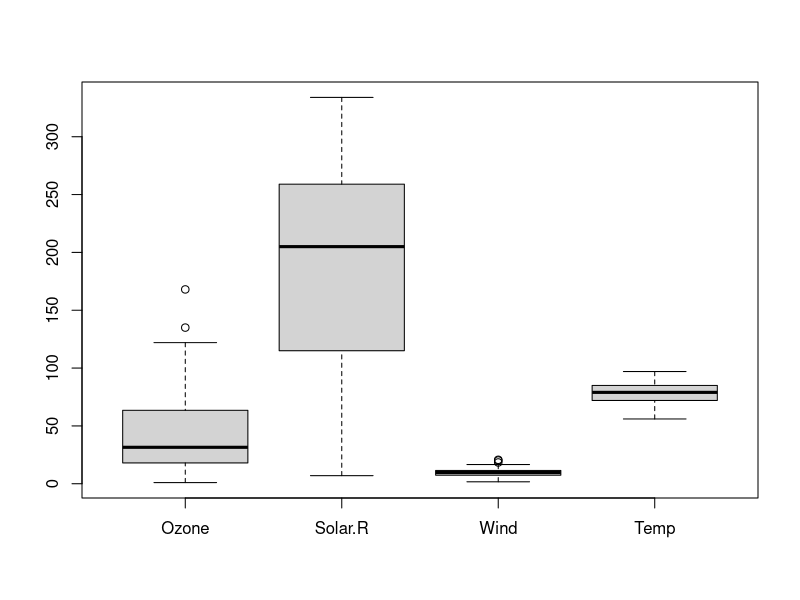
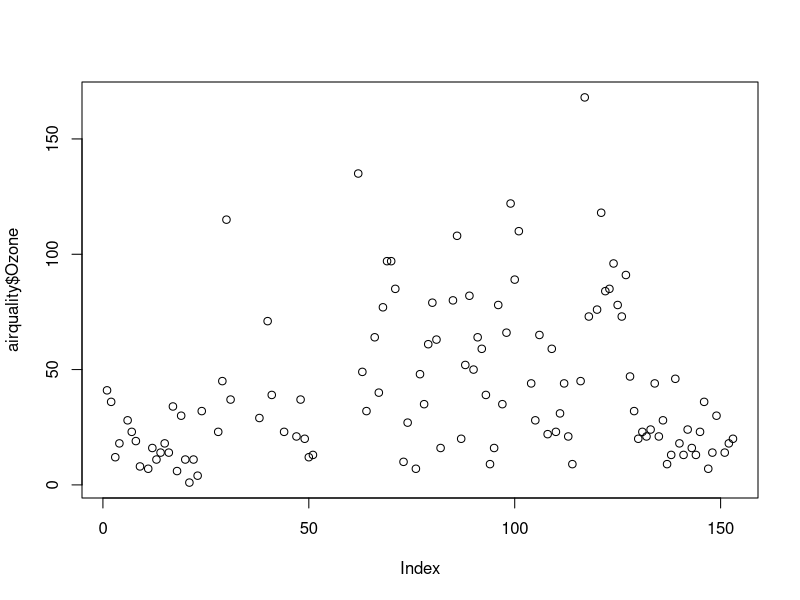
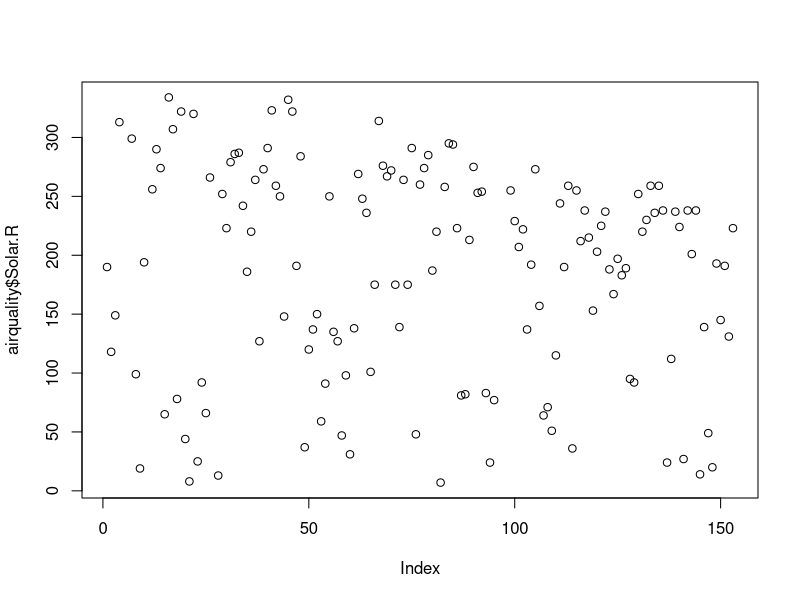
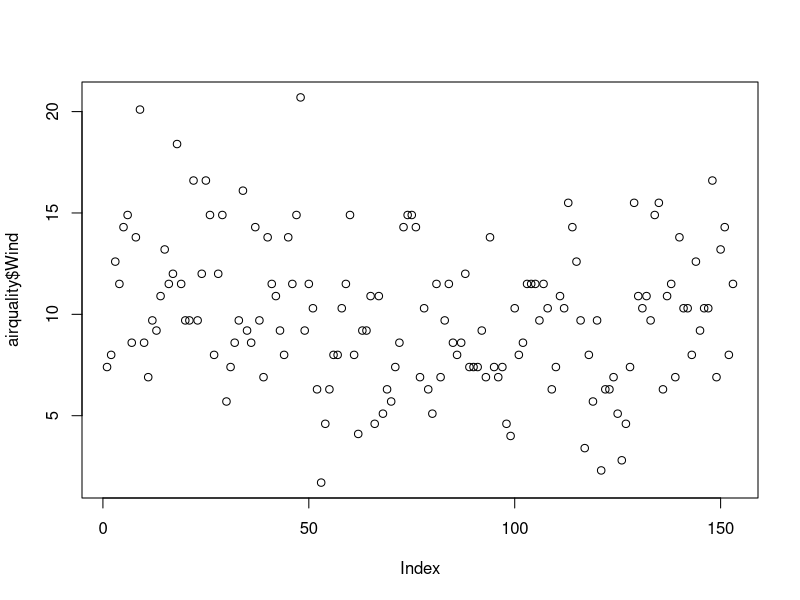
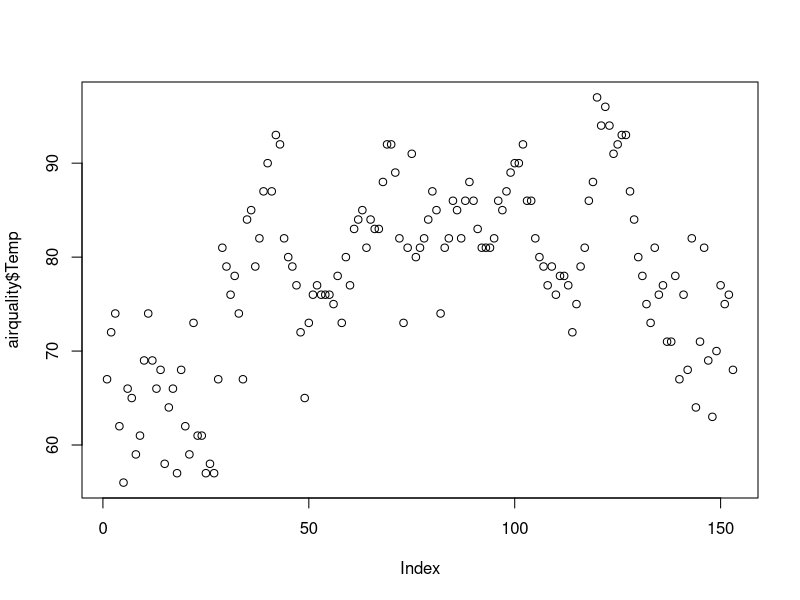

Write R code to recreate these figures, in order.
data("airquality")
# print(airquality)

print("Dataset: airquality")
print("Descrição: medições da quantidade de ozônio, radiação solar, vento e temperatura em Nova York, no período compreendido entre 01/05/1970 a 30/09/1970")
print("Medidas:")
print("Ozônio -> partes por bilhão (ppb)")
print("Radiação solar -> Langleys (lang)")
print("Velocidade do vento -> milhas por hora (mph)")
print("Temperatura -> graus farenheint (°F)")

# mean() function
print("--------------------")
print("Médias:")
# print(mean(na.omit(airquality)))
print("Média de Ozônio:")
print(mean(na.omit(airquality$Ozone)))
print("Média de Radiação Solar:")
print(mean(na.omit(airquality$Solar.R)))
print("Média de Velocidade do Vento:")
print(mean(na.omit(airquality$Wind)))
print("Média de Temperatura):")
print(mean(na.omit(airquality$Temp)))

# median() function
print("--------------------")
print("Medianas:")
# print(median(na.omit(airquality)))
print("Mediana de Ozônio:")
print(median(sort(airquality$Ozone)))
print("Mediana de Radiação solar:")
print(median(sort(airquality$Solar.R)))
print("Mediana de Velocidade do Vento:")
print(median(sort(airquality$Wind)))
print("Mediana de Temperatura:")
print(median(sort(airquality$Temp)))

# sd() function
print("--------------------")
print("Desvios Padrão:")
print("Desvio Padrão de Ozônio:")
print(sd(airquality$Ozone,na.rm=TRUE))
print("Desvio Padrão de Radiação Solar:")
print(sd(airquality$Solar.R,na.rm=TRUE))
print("Desvio Padrão de Velocidade do Vento:")
print(sd(airquality$Wind,na.rm=TRUE))
print("Desvio Padrão de Temperatura:")
print(sd(airquality$Temp,na.rm=TRUE))

# var() function
print("--------------------")
print("Variações:")
print("Variação de Ozônio:")
print(var(airquality$Ozone,na.rm=TRUE))
print("Variação de Radiação Solar:")
print(var(airquality$Solar.R,na.rm=TRUE))
print("Variação de Velocidade do Vento:")
print(var(airquality$Wind,na.rm=TRUE))
print("Variação de Temperatura:")
print(var(airquality$Temp,na.rm=TRUE))

# max() function
print("--------------------")
print("Máximos:")
print("Máximo de Ozônio:")
print(max(airquality$Ozone,na.rm=TRUE))
print("Máximo de Radiação Solar:")
print(max(airquality$Solar.R,na.rm=TRUE))
print("Máximo de Velocidade do Vento:")
print(max(airquality$Wind,na.rm=TRUE))
print("Máximo de Temperatura:")
print(max(airquality$Temp,na.rm=TRUE))

# min() function
print("--------------------")
print("Mínimos:")
print("Mínimo de Ozônio:")
print(min(airquality$Ozone,na.rm=TRUE))
print("Mínimo de Radiação Solar:")
print(min(airquality$Solar.R,na.rm=TRUE))
print("Mínimo de Velocidade do Vento:")
print(min(airquality$Wind,na.rm=TRUE))
print("Mínimo de Temperatura:")
print(min(airquality$Temp,na.rm=TRUE))

# range() function
print("--------------------")
print("Intervalos:")
print("Intervalo de Ozônio:")
ozone_range <- range(airquality$Ozone,na.rm=TRUE)
print(paste(ozone_range[1],"->",ozone_range[2]))
print("Intervalo de Radiação Solar:")
solar_range <- range(airquality$Solar.R,na.rm=TRUE)
print(paste(solar_range[1],"->",solar_range[2]))
print("Intervalo de Velocidade do Vento:")
wind_range <- range(airquality$Wind,na.rm=TRUE)
print(paste(wind_range[1],"->",wind_range[2]))
print("Intervalo de Temperatura:")
temp_range <- range(airquality$Temp,na.rm=TRUE)
print(paste(temp_range[1],"->",temp_range[2]))

# diff(range()) function
print("--------------------")
print("Diferenças:")
print("Diferença de Ozônio:")
print(diff(range(airquality$Ozone,na.rm=TRUE)))
print("Diferença de Radiação Solar:")
print(diff(range(airquality$Solar.R,na.rm=TRUE)))
print("Diferença de Velocidade do Vento:")
print(diff(range(airquality$Wind,na.rm=TRUE)))
print("Diferença de Temperatura:")
print(diff(range(airquality$Temp,na.rm=TRUE)))

# quantile() function
print("--------------------")
print("Quantis:")
print("Quantil de Ozônio:")
print(quantile(airquality$Ozone,na.rm=TRUE))
print("Quantil de Radiação Solar:")
print(quantile(airquality$Solar.R,na.rm=TRUE))
print("Quantil de Velocidade do Vento:")
print(quantile(airquality$Wind,na.rm=TRUE))
print("Quantil de Temperatura:")
print(quantile(airquality$Temp,na.rm=TRUE))

# boxplot() function
print("--------------------")
print("Boxplot:")
result <- boxplot(airquality[-airquality$Month])
print(paste(result$names[1],result$names[2],result$names[3],result$names[4]))
print(result$stats)
print("Vá para Rplots.pdf")

# summary() function
print("--------------------")
print("Resumo:")
print(summary(airquality[-airquality$Month]))

# plot() function
print("--------------------")
print("Plot:")
ozone_plot <- plot(airquality$Ozone)
solar_plot <- plot(airquality$Solar.R)
wind_plot <- plot(airquality$Wind)
temp_plot <- plot(airquality$Temp)
print("Vá para Rplots.pdf")